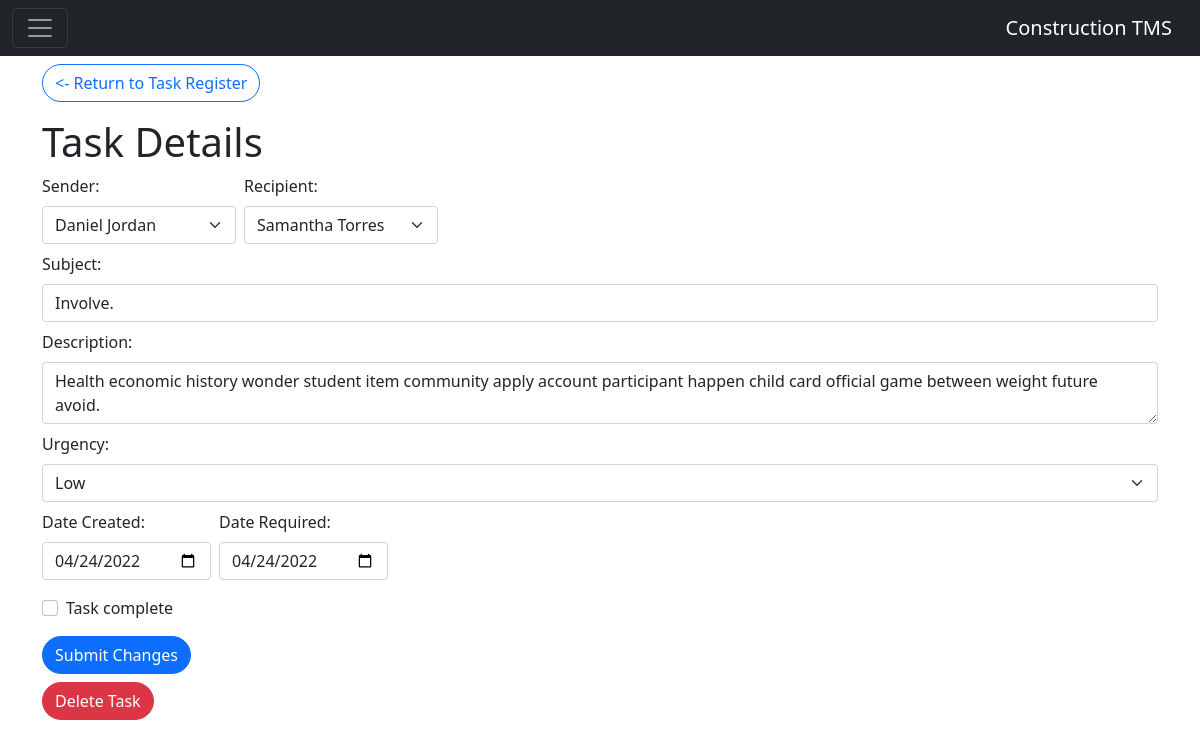
Screenshot of /task_details/2 with the database file from the repository.
### registers/models.py (models this page shows, shortened)
class User(db.Model):
    __tablename__ = "user"
    id = db.Column(db.Integer, primary_key=True, autoincrement=True)
    username = db.Column(db.String(64))
    password = db.Column(db.String(64))
    name = db.Column(db.String(64))
    company = db.Column(db.String(100))
    assigned_tasks = db.relationship("Task", primaryjoin=lambda: or_(
        User.id == foreign(Task.sender_id),
        User.id == foreign(Task.recipient_id)
    ), viewonly=True)

class Task(db.Model):
    __tablename__ = "task"
    id = db.Column(db.Integer, primary_key=True, autoincrement=True)
    sender_id = db.Column(db.Integer, ForeignKey('user.id'))
    recipient_id = db.Column(db.Integer, ForeignKey('user.id'))
    subject = db.Column(db.String(64))
    description = db.Column(db.Text())
    urgency = db.Column(db.String(20))
    date_created = db.Column(db.DateTime)
    date_required = db.Column(db.DateTime)
    date_completed = db.Column(db.DateTime)
    sender_user = db.relationship("User", foreign_keys=sender_id)
    recipient_user = db.relationship("User", foreign_keys=recipient_id)

### forms/views.py (the view)
@forms.route('/task_details/<string:task_id>', methods=['POST', 'GET'])
def task_details(task_id):
    user_query = db.session.query(User.id, User.name).order_by(User.name)
    recipient_user = aliased(User)
    sender_user = aliased(User)
    query = db.session.query(Task.id, Task.subject, Task.description, Task.urgency,
                            (recipient_user.name).label("recipient"),
                            (sender_user.name).label("sender"),
                            Task.date_created, Task.date_required, Task.date_completed) \
                            .join(recipient_user, recipient_user.id == Task.recipient_id) \
                            .join(sender_user, sender_user.id == Task.sender_id)\
                            .filter(Task.id == task_id)
    dates = {
        'date_created' : datetime.strftime(query.first().date_created, '%Y-%m-%d'),
        'date_required': datetime.strftime(query.first().date_required, '%Y-%m-%d')
    }
    return render_template('task_details.html', users=user_query, details=query.first(), dates=dates)

### forms/templates/task_details.html (shortened to what this page needs)
{% extends "base.html" %}
{% set active_page = "Task Details" %}
{% block content %}
<a href="{{ url_for('registers.task_register') }}" class="rounded-pill btn btn-outline-primary mb-3" role="button"><- Return to Task Register</a>
<h1>Task Details</h1>
<div>
    <form method="post" action="{{ url_for('forms.update_task') }}">
        <div>
            <div class="d-flex mb-2">
                <div class="me-2">
                    <label class="form-label">Sender: </label>
                    <select class="form-select" name="sender" aria-label="Select Sender">
                        <option selected>{{ details.sender }}</option>
                    </select>
                </div>
                <div>
                    <label class="form-label">Recipient: </label>
                    <select class="form-select" name="recipient" aria-label="Select Sender">
                        <option selected>{{ details.recipient }}</option>
                    </select>
                </div>
            </div>
            <div class="mb-2">
                <label class="form-label">Subject: </label>
                <input type="text" value="{{ details.subject }}" class="form-control" name="subject" id="subject" aria-describedby="subject">
            </div>
            <div class="mb-2">
                <label class="form-label">Description: </label>
                <textarea class="form-control" name="description" id="description" aria-describedby="description">{{ details.description }}</textarea>
            </div>
            <div class="mb-2">
                <label class="form-label">Urgency: </label>
                <select class="form-select" name="urgency" aria-label="Select Urgency">
                    <option selected>{{ details.urgency }}</option>
                </select>
            </div>
            <div class="d-flex mb-3">
                <div class="me-2">
                    <label class="form-label me-1">Date Created: </label>
                    <input type="date" value="{{ dates.date_created }}" class="form-control" name="date_created" id="date_created" aria-describedby="date_created">
                </div>
                <div>
                    <label class="form-label me-1">Date Required: </label>
                    <input type="date" value="{{ dates.date_required }}" class="form-control" name="date_required" id="date_required" aria-describedby="date_required">
                </div>
            </div>
            <div class="form-check mb-3">
                <input class="form-check-input" name="task_completed" type="checkbox" value="checked" id="flexCheckDefault" {%if details.date_completed is not none %} checked {% endif %}>
                <label class="form-check-label" for="flexCheckDefault">
                    Task complete
                </label>
            </div>
            <div class="d-flex">
                <div>
                    <input class="rounded-pill btn btn-primary" type="submit" value="Submit Changes">
                </div>
            </div>
        </div>
    </form>
    <form action="{{ url_for('forms.delete_task') }}" method="post" class="mt-2">
        <div>
            <input class="rounded-pill btn btn-danger" type="submit" value="Delete Task">
        </div>
    </form>
</div>
{% endblock %}

### rows the page displays
User: sender "Daniel Jordan"
User: recipient "Samantha Torres"
Task: subject "Involve.", description "Health economic history wonder student item community apply account participant happen child card official game between weight future avoid.", urgency "Low"
